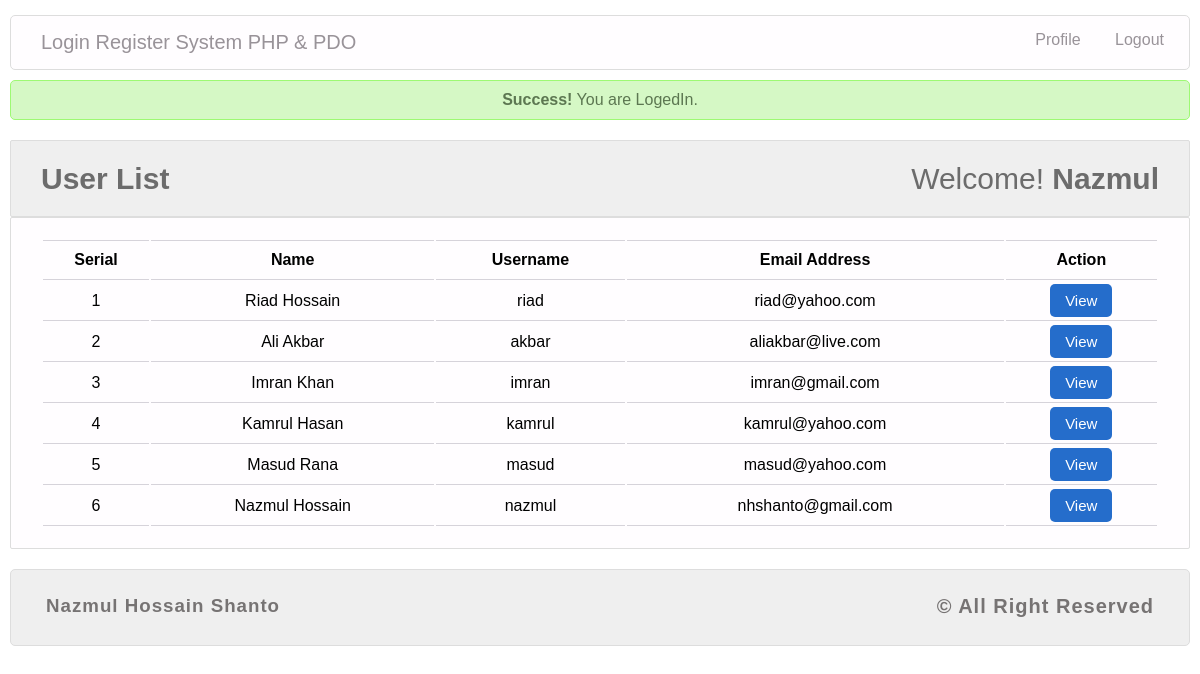
Page /index.php (signed in) on the committed database.
### tables this page shows
CREATE TABLE `tbl_user` (
  `userId` int(11) NOT NULL,
  `name` varchar(30) NOT NULL,
  `username` varchar(15) NOT NULL,
  `email` varchar(255) NOT NULL,
  `password` varchar(32) NOT NULL
);

### lib/Session.php (called while the page is built, shortened)
<?php
    class Session{
        public static function get($key){
            if(isset($_SESSION[$key])){
                return $_SESSION[$key];
            }else{
                return false;
            }
        }
    }
?>

### classes/User.php (called while the page is built, shortened)
<?php
    $filepath = realpath(dirname(__FILE__));
    include_once ($filepath."/../lib/Session.php");
    include_once ($filepath."/../lib/Database.php");
    class User{
        private $db;
        public function __construct(){
            $this->db = new Database();
        }
        public function getUserData(){
            $sql   = "SELECT * FROM tbl_user ORDER BY userId DESC";
            $query = $this->db->pdo->prepare($sql);
            $query->execute();
            $result = $query->fetchAll();
            return $result;
        }
    }
?>

### lib/Database.php (called while the page is built, shortened)
<?php
    class Database{
        public $pdo;
        function __construct(){
            if(!isset($this->pdo)){
                try{
                    $link = new PDO("mysql:host=".DB_HOST.";dbname=".DB_NAME, DB_USER, DB_PASS);
                    $link->setAttribute(PDO::ATTR_ERRMODE, PDO::ERRMODE_EXCEPTION);
                    $link->exec("SET CHARACTER SET utf8");
                    $this->pdo = $link;
                }catch(PDOException $e){
                    die("Field to connect with Database".$e->getMessage());
                }
            }
        }
    }
?>

### index.php (the view, shortened to what this page needs)
<?php include "inc/header.php"; ?>
<?php
    $loginmsg = Session::get('loginmsg');
    if(isset($loginmsg)){
       echo $loginmsg;
    }
?>
<section id="body">
    <div class="list-head">
        <h2>User List</h2>
        <p>Welcome! <span><?php echo ucfirst(Session::get('username')); ?></span></p>
    </div>
    <div class="user-list">
        <div class="list-body">
            <table class="tblone">
                <tr>
                    <th>Serial</th>
                    <th>Name</th>
                    <th>Username</th>
                    <th>Email Address</th>
                    <th>Action</th>
                </tr>
                <?php
                    $userdata = $user->getUserData();
                    if($userdata){
                        $i = 0;
                        foreach($userdata as $data){
                            $i++
                ?>
                <tr>
                    <td><?php echo $i; ?></td>
                    <td><?php echo $data['name']; ?></td>
                    <td><?php echo $data['username']; ?></td>
                    <td><?php echo $data['email']; ?></td>
                    <td><a class="view" href="profile.php?userId=<?php echo $data['userId']; ?>">View</a></td>
                </tr>
                <?php } } ?>
            </table>
        </div>
    </div>
</section>
<?php include "inc/footer.php"; ?>

### inc/header.php (shortened to what this page needs)
<?php
    $filepath = realpath(dirname(__FILE__));
    include_once ($filepath."/../lib/Session.php");
    include "classes/User.php";
    $user = new User();
?>
<!DOCTYPE html>
<html lang="en">
<head>
    <link rel="stylesheet" href="css/style.css" type="text/css" />
</head>
<body>
    <header id="header">
        <div class="brand">
            <a href="index.php">Login Register System PHP &amp; PDO</a>
        </div>
        <nav class="navbar">
            <ul>
                <?php if(Session::get('login') == true){?>
                <li><a href="profile.php?userId=<?php echo Session::get('id');?>">Profile</a></li>
                <li><a href="?action=destroy">Logout</a></li>
                <?php } ?>
            </ul>
        </nav>
    </header>

### inc/footer.php
    <footer id="footer">
        <h3>Nazmul Hossain Shanto</h3>
        <span class="pull-right">&copy; All Right Reserved</span>
    </footer>
</body>
</html>

### css/style.css (style rules this page uses)
* { margin: 0; padding: 0; }
body { max-width: 1180px; margin: 0 auto; font-family: arial; }
#header { text-align: justify; overflow: hidden; background: #FFFDFF; border-radius: 5px; border: 1px solid #ddd; margin-top: 15px; padding: 15px 10px; }
.brand { width: 30%; float: left; font-size: 20px; margin-left: 20px; }
.brand a { text-decoration: none; color: #999399; }
.navbar { float: right; }
.navbar ul { list-style: none; margin: 0; padding: 0; }
.navbar ul li { display: inline-block; padding: 0px 15px; }
.navbar ul li a { text-decoration: none; color: #999399; }
.list-head { background: #EFEFEF; border-radius: 2px; border: 1px solid #ddd; height: 75px; padding: 0; margin-top: 20px; }
.list-head h2 { float: left; margin-top: 21px; margin-left: 30px; font-size: 30px; color: #6c6c6c; }
.list-head p { float: right; margin-top: 21px; margin-right: 30px; font-size: 30px; color: #6c6c6c; }
.list-head span { font-weight: bold; }
.user-list { background: #fffdff; border: 1px solid #ddd; border-radius: 2px; min-height: 300px; padding: 0px 30px; margin-bottom: 20px; }
.success { background: #D5F8C5; padding: 10px 15px; width: auto; display: block; border: 1px solid #9DF973; margin-top: 10px; margin-bottom: 10px; border-radius: 5px; text-align: center; color: #5C7751; }
.tblone { width: 100%; margin: 20px 0px; text-align: center; }
.tblone tr th { border-top: 1px solid #D6D3DA; border-bottom: 1px solid #D6D3DA; padding: 10px 0px; }
.tblone tr td { border-bottom: 1px solid #D6D3DA; padding: 10px 0px; }
.view { background: #256dcb; padding: 8px 15px; border-radius: 5px; text-decoration: none; color: #fff; font-size: 15px; }
#footer { background: #EFEFEF; border-radius: 5px; border: 1px solid #ddd; height: 75px; margin-bottom: 15px; }
#footer h3 { float: left; color: #767373; margin-top: 25px; margin-left: 35px; letter-spacing: 1px; }
#footer span { float: right; color: #767373; font-weight: bold; margin-top: 25px; margin-right: 35px; font-size: 20px; letter-spacing: 1px; }

### rows in the picture
tbl_user: name "Riad Hossain", username "riad", email "riad@yahoo.com"
tbl_user: name "Ali Akbar", username "akbar", email "aliakbar@live.com"
tbl_user: name "Imran Khan", username "imran", email "imran@gmail.com"
tbl_user: name "Kamrul Hasan", username "kamrul", email "kamrul@yahoo.com"
tbl_user: name "Masud Rana", username "masud", email "masud@yahoo.com"
tbl_user: name "Nazmul Hossain", username "nazmul", email "nhshanto@gmail.com"

### other values in the picture
$loginmsg "Success! You are LogedIn."
Session::get('username') "Nazmul"
